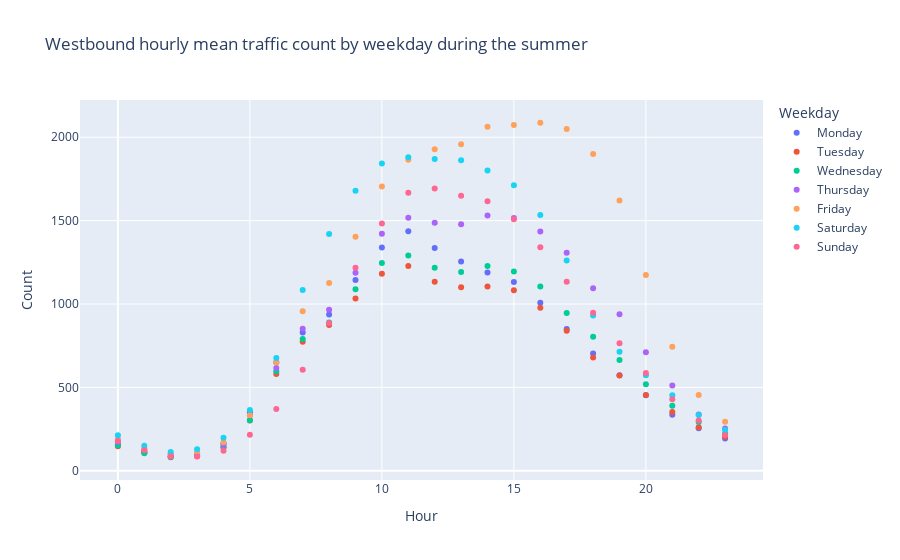

The notebook cell this image was saved under:
### Code cell
Westbound_Summer= px.scatter(W_summer_weekday, x="Hour", y="Count", color="Weekday",
           hover_name="Weekday", title = 'Westbound hourly mean traffic count by weekday during the summer')

Westbound_Summer.show()

### Figure 1 — Plotly figure (JSON) as saved in the notebook; plotly's stock layout.template omitted (floating-point values rounded to 4 significant figures)
{"data": [{"hovertemplate": "<b>%{hovertext}</b><br><br>Weekday=Monday<br>Hour=%{x}<br>Count=%{y}<extra></extra>", "hovertext": ["Monday", "Monday", "Monday", "Monday", "Monday", "Monday", "Monday", "Monday", "Monday", "Monday", "Monday", "Monday", "Monday", "Monday", "Monday", "Monday", "Monday", "Monday", "Monday", "Monday", "Monday", "Monday", "Monday", "Monday"], "legendgroup": "Monday", "marker": {"color": "#636efa", "symbol": "circle"}, "mode": "markers", "name": "Monday", "orientation": "v", "showlegend": true, "type": "scatter", "x": [0, 1, 2, 3, 4, 5, 6, 7, 8, 9, 10, 11, 12, 13, 14, 15, 16, 17, 18, 19, 20, 21, 22, 23], "xaxis": "x", "y": [157.2, 111.5, 84.45, 93.35, 163.0, 351, 651.5, 828.7, 937.3, 1145.0, 1338.0, 1437.0, 1336.0, 1255.0, 1189.0, 1133.0, 1008.0, 849.7, 704.0, 573.6, 453.2, 335.5, 255.5, 194.2], "yaxis": "y"}, {"hovertemplate": "<b>%{hovertext}</b><br><br>Weekday=Tuesday<br>Hour=%{x}<br>Count=%{y}<extra></extra>", "hovertext": ["Tuesday", "Tuesday", "Tuesday", "Tuesday", "Tuesday", "Tuesday", "Tuesday", "Tuesday", "Tuesday", "Tuesday", "Tuesday", "Tuesday", "Tuesday", "Tuesday", "Tuesday", "Tuesday", "Tuesday", "Tuesday", "Tuesday", "Tuesday", "Tuesday", "Tuesday", "Tuesday", "Tuesday"], "legendgroup": "Tuesday", "marker": {"color": "#EF553B", "symbol": "circle"}, "mode": "markers", "name": "Tuesday", "orientation": "v", "showlegend": true, "type": "scatter", "x": [0, 1, 2, 3, 4, 5, 6, 7, 8, 9, 10, 11, 12, 13, 14, 15, 16, 17, 18, 19, 20, 21, 22, 23], "xaxis": "x", "y": [146.7, 108.9, 81.18, 87, 141.3, 301.6, 580.7, 774.3, 874.6, 1034.0, 1182.0, 1228.0, 1133.0, 1101.0, 1105.0, 1083.0, 978.1, 840.3, 679.7, 572.1, 454.6, 352.3, 260.6, 204.1], "yaxis": "y"}, {"hovertemplate": "<b>%{hovertext}</b><br><br>Weekday=Wednesday<br>Hour=%{x}<br>Count=%{y}<extra></extra>", "hovertext": ["Wednesday", "Wednesday", "Wednesday", "Wednesday", "Wednesday", "Wednesday", "Wednesday", "Wednesday", "Wednesday", "Wednesday", "Wednesday", "Wednesday", "Wednesday", "Wednesday", "Wednesday", "Wednesday", "Wednesday", "Wednesday", "Wednesday", "Wednesday", "Wednesday", "Wednesday", "Wednesday", "Wednesday"], "legendgroup": "Wednesday", "marker": {"color": "#00cc96", "symbol": "circle"}, "mode": "markers", "name": "Wednesday", "orientation": "v", "showlegend": true, "type": "scatter", "x": [0, 1, 2, 3, 4, 5, 6, 7, 8, 9, 10, 11, 12, 13, 14, 15, 16, 17, 18, 19, 20, 21, 22, 23], "xaxis": "x", "y": [152.4, 105.4, 83.81, 90.07, 141.7, 302.5, 597.5, 789.6, 888.7, 1088.0, 1246.0, 1291.0, 1217.0, 1192.0, 1228.0, 1195.0, 1105.0, 945.7, 804.0, 663.7, 518.4, 390.5, 291.8, 221.8], "yaxis": "y"}, {"hovertemplate": "<b>%{hovertext}</b><br><br>Weekday=Thursday<br>Hour=%{x}<br>Count=%{y}<extra></extra>", "hovertext": ["Thursday", "Thursday", "Thursday", "Thursday", "Thursday", "Thursday", "Thursday", "Thursday", "Thursday", "Thursday", "Thursday", "Thursday", "Thursday", "Thursday", "Thursday", "Thursday", "Thursday", "Thursday", "Thursday", "Thursday", "Thursday", "Thursday", "Thursday", "Thursday"], "legendgroup": "Thursday", "marker": {"color": "#ab63fa", "symbol": "circle"}, "mode": "markers", "name": "Thursday", "orientation": "v", "showlegend": true, "type": "scatter", "x": [0, 1, 2, 3, 4, 5, 6, 7, 8, 9, 10, 11, 12, 13, 14, 15, 16, 17, 18, 19, 20, 21, 22, 23], "xaxis": "x", "y": [174.8, 124.1, 97.61, 102.2, 155.4, 332.8, 617.1, 851.2, 965.0, 1187.0, 1421.0, 1518.0, 1488.0, 1478.0, 1531.0, 1516.0, 1436.0, 1307.0, 1095.0, 939.3, 710.3, 511.2, 337.0, 253.2], "yaxis": "y"}, {"hovertemplate": "<b>%{hovertext}</b><br><br>Weekday=Friday<br>Hour=%{x}<br>Count=%{y}<extra></extra>", "hovertext": ["Friday", "Friday", "Friday", "Friday", "Friday", "Friday", "Friday", "Friday", "Friday", "Friday", "Friday", "Friday", "Friday", "Friday", "Friday", "Friday", "Friday", "Friday", "Friday", "Friday", "Friday", "Friday", "Friday", "Friday"], "legendgroup": "Friday", "marker": {"color": "#FFA15A", "symbol": "circle"}, "mode": "markers", "name": "Friday", "orientation": "v", "showlegend": true, "type": "scatter", "x": [0, 1, 2, 3, 4, 5, 6, 7, 8, 9, 10, 11, 12, 13, 14, 15, 16, 17, 18, 19, 20, 21, 22, 23], "xaxis": "x", "y": [190.9, 135.7, 102.8, 110.0, 171.5, 332.8, 649.0, 956.4, 1126.0, 1403.0, 1705.0, 1865.0, 1929.0, 1958.0, 2063.0, 2074.0, 2087.0, 2050.0, 1899.0, 1622.0, 1173.0, 744.4, 454.5, 293.4], "yaxis": "y"}, {"hovertemplate": "<b>%{hovertext}</b><br><br>Weekday=Saturday<br>Hour=%{x}<br>Count=%{y}<extra></extra>", "hovertext": ["Saturday", "Saturday", "Saturday", "Saturday", "Saturday", "Saturday", "Saturday", "Saturday", "Saturday", "Saturday", "Saturday", "Saturday", "Saturday", "Saturday", "Saturday", "Saturday", "Saturday", "Saturday", "Saturday", "Saturday", "Saturday", "Saturday", "Saturday", "Saturday"], "legendgroup": "Saturday", "marker": {"color": "#19d3f3", "symbol": "circle"}, "mode": "markers", "name": "Saturday", "orientation": "v", "showlegend": true, "type": "scatter", "x": [0, 1, 2, 3, 4, 5, 6, 7, 8, 9, 10, 11, 12, 13, 14, 15, 16, 17, 18, 19, 20, 21, 22, 23], "xaxis": "x", "y": [212.7, 150.2, 113.4, 129.2, 198.2, 364.1, 675.6, 1084.0, 1420, 1679.0, 1843.0, 1881.0, 1870.0, 1862.0, 1800.0, 1712.0, 1534.0, 1261.0, 930.7, 713.8, 573.3, 453.0, 334.7, 244.3], "yaxis": "y"}, {"hovertemplate": "<b>%{hovertext}</b><br><br>Weekday=Sunday<br>Hour=%{x}<br>Count=%{y}<extra></extra>", "hovertext": ["Sunday", "Sunday", "Sunday", "Sunday", "Sunday", "Sunday", "Sunday", "Sunday", "Sunday", "Sunday", "Sunday", "Sunday", "Sunday", "Sunday", "Sunday", "Sunday", "Sunday", "Sunday", "Sunday", "Sunday", "Sunday", "Sunday", "Sunday", "Sunday"], "legendgroup": "Sunday", "marker": {"color": "#FF6692", "symbol": "circle"}, "mode": "markers", "name": "Sunday", "orientation": "v", "showlegend": true, "type": "scatter", "x": [0, 1, 2, 3, 4, 5, 6, 7, 8, 9, 10, 11, 12, 13, 14, 15, 16, 17, 18, 19, 20, 21, 22, 23], "xaxis": "x", "y": [178.8, 122.7, 87.71, 86.26, 120.8, 216.7, 370.2, 606.4, 886.0, 1218.0, 1483.0, 1667, 1693.0, 1649.0, 1616.0, 1508.0, 1340.0, 1133.0, 947.1, 765.3, 585.8, 428.7, 300.8, 214.7], "yaxis": "y"}], "layout": {"legend": {"title": {"text": "Weekday"}, "tracegroupgap": 0}, "title": {"text": "Westbound hourly mean traffic count by weekday during the summer"}, "xaxis": {"anchor": "y", "domain": [0, 1], "title": {"text": "Hour"}}, "yaxis": {"anchor": "x", "domain": [0, 1], "title": {"text": "Count"}}}}
